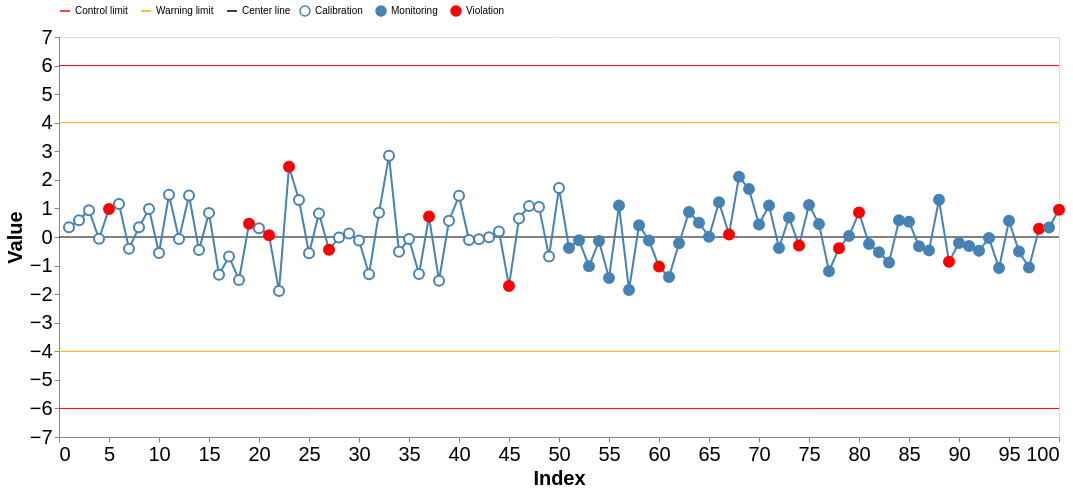

Write notebook code for a chart like this one.
### Code cell
PRIMARY_COLOR = "steelblue"
ALERT_COLOR = "red"

# Base chart
base = alt.Chart(data).encode(
    x=alt.X('index:Q').title('Index'),
    y=alt.Y('value:Q', scale=alt.Scale(padding=20)).title('Value'),
)

# Data chart
data["status"] = np.select(
    condlist=[data["flagged"], data["period"] == "Calibration"],
    choicelist=["Violation", "Calibration"],
    default="Monitoring",
)

line = base.mark_line(color=PRIMARY_COLOR)

point = base.mark_point(size=100, filled=True, opacity=1).encode(
    fill=alt.Fill(
        'status',
        scale=alt.Scale(
            domain=["Calibration", "Monitoring", "Violation"],
            range=["white", PRIMARY_COLOR, ALERT_COLOR],
        ),
        legend=alt.Legend(title=None, orient='top'),
    ),
    stroke=alt.Stroke(
        'status',
        scale=alt.Scale(
            domain=["Calibration", "Monitoring", "Violation"],
            range=[PRIMARY_COLOR, PRIMARY_COLOR, ALERT_COLOR],
        ),
        legend=None,
    ),
)

# Limits
limits_df = pd.DataFrame({
    "value": [limits.ucl, limits.lcl, limits.uwl, limits.lwl, limits.center],
    "kind": ["Control limit", "Control limit", "Warning limit", "Warning limit", "Center line"],
})

limit_scale = alt.Scale(
    domain=["Control limit", "Warning limit", "Center line"],
    range=[ALERT_COLOR, "orange", "black"],
)

limit_lines = alt.Chart(limits_df).mark_rule().encode(
    y="value:Q",
    color=alt.Color("kind:N", scale=limit_scale, legend=alt.Legend(title=None, orient='top')),
)

# Construct
(limit_lines + line + point).configure_axis(grid=False, titleFontSize=20, labelFontSize=20).properties(width=1000, height=400)

### Figure 1 — Vega-Lite specification as saved in the notebook (floating-point values rounded to 4 significant figures)
{"config": {"view": {"continuousWidth": 300, "continuousHeight": 300}, "axis": {"grid": false, "labelFontSize": 20, "titleFontSize": 20}}, "layer": [{"data": {"name": "data-43981e567246d3d30a53fc72123c0e38"}, "mark": {"type": "rule"}, "encoding": {"color": {"field": "kind", "legend": {"orient": "top", "title": null}, "scale": {"domain": ["Control limit", "Warning limit", "Center line"], "range": ["red", "orange", "black"]}, "type": "nominal"}, "y": {"field": "value", "type": "quantitative"}}}, {"data": {"name": "data-8cd9d833bb2087ed51bb5b7a518291aa"}, "mark": {"type": "line", "color": "steelblue"}, "encoding": {"x": {"field": "index", "title": "Index", "type": "quantitative"}, "y": {"field": "value", "scale": {"padding": 20}, "title": "Value", "type": "quantitative"}}}, {"data": {"name": "data-8cd9d833bb2087ed51bb5b7a518291aa"}, "mark": {"type": "point", "filled": true, "opacity": 1, "size": 100}, "encoding": {"fill": {"field": "status", "legend": {"orient": "top", "title": null}, "scale": {"domain": ["Calibration", "Monitoring", "Violation"], "range": ["white", "steelblue", "red"]}, "type": "nominal"}, "stroke": {"field": "status", "legend": null, "scale": {"domain": ["Calibration", "Monitoring", "Violation"], "range": ["steelblue", "steelblue", "red"]}, "type": "nominal"}, "x": {"field": "index", "title": "Index", "type": "quantitative"}, "y": {"field": "value", "scale": {"padding": 20}, "title": "Value", "type": "quantitative"}}}], "height": 400, "width": 1000, "$schema": "https://vega.github.io/schema/vega-lite/v6.4.1.json", "datasets": {"data-43981e567246d3d30a53fc72123c0e38": [{"value": 6, "kind": "Control limit"}, {"value": -6, "kind": "Control limit"}, {"value": 4, "kind": "Warning limit"}, {"value": -4, "kind": "Warning limit"}, {"value": 0, "kind": "Center line"}], "data-8cd9d833bb2087ed51bb5b7a518291aa": [{"value": 0.3422, "index": 1, "period": "Calibration", "flagged": false, "status": "Calibration"}, {"value": 0.586, "index": 2, "period": "Calibration", "flagged": false, "status": "Calibration"}, {"value": 0.9382, "index": 3, "period": "Calibration", "flagged": false, "status": "Calibration"}, {"value": -0.06542, "index": 4, "period": "Calibration", "flagged": false, "status": "Calibration"}, {"value": 0.9817, "index": 5, "period": "Calibration", "flagged": true, "status": "Violation"}, {"value": 1.155, "index": 6, "period": "Calibration", "flagged": false, "status": "Calibration"}, {"value": -0.4116, "index": 7, "period": "Calibration", "flagged": false, "status": "Calibration"}, {"value": 0.3416, "index": 8, "period": "Calibration", "flagged": false, "status": "Calibration"}, {"value": 0.9776, "index": 9, "period": "Calibration", "flagged": false, "status": "Calibration"}, {"value": -0.5571, "index": 10, "period": "Calibration", "flagged": false, "status": "Calibration"}, {"value": 1.479, "index": 11, "period": "Calibration", "flagged": false, "status": "Calibration"}, {"value": -0.06685, "index": 12, "period": "Calibration", "flagged": false, "status": "Calibration"}, {"value": 1.454, "index": 13, "period": "Calibration", "flagged": false, "status": "Calibration"}, {"value": -0.4575, "index": 14, "period": "Calibration", "flagged": false, "status": "Calibration"}, {"value": 0.8444, "index": 15, "period": "Calibration", "flagged": false, "status": "Calibration"}, {"value": -1.318, "index": 16, "period": "Calibration", "flagged": false, "status": "Calibration"}, {"value": -0.6806, "index": 17, "period": "Calibration", "flagged": false, "status": "Calibration"}, {"value": -1.502, "index": 18, "period": "Calibration", "flagged": false, "status": "Calibration"}, {"value": 0.4606, "index": 19, "period": "Calibration", "flagged": true, "status": "Violation"}, {"value": 0.3054, "index": 20, "period": "Calibration", "flagged": false, "status": "Calibration"}, {"value": 0.06311, "index": 21, "period": "Calibration", "flagged": true, "status": "Violation"}, {"value": -1.894, "index": 22, "period": "Calibration", "flagged": false, "status": "Calibration"}, {"value": 2.457, "index": 23, "period": "Calibration", "flagged": true, "status": "Violation"}, {"value": 1.296, "index": 24, "period": "Calibration", "flagged": false, "status": "Calibration"}, {"value": -0.5667, "index": 25, "period": "Calibration", "flagged": false, "status": "Calibration"}, {"value": 0.8252, "index": 26, "period": "Calibration", "flagged": false, "status": "Calibration"}, {"value": -0.4449, "index": 27, "period": "Calibration", "flagged": true, "status": "Violation"}, {"value": -0.01813, "index": 28, "period": "Calibration", "flagged": false, "status": "Calibration"}, {"value": 0.122, "index": 29, "period": "Calibration", "flagged": false, "status": "Calibration"}, {"value": -0.1221, "index": 30, "period": "Calibration", "flagged": false, "status": "Calibration"}, {"value": -1.307, "index": 31, "period": "Calibration", "flagged": false, "status": "Calibration"}, {"value": 0.852, "index": 32, "period": "Calibration", "flagged": false, "status": "Calibration"}, {"value": 2.842, "index": 33, "period": "Calibration", "flagged": false, "status": "Calibration"}, {"value": -0.519, "index": 34, "period": "Calibration", "flagged": false, "status": "Calibration"}, {"value": -0.06672, "index": 35, "period": "Calibration", "flagged": false, "status": "Calibration"}, {"value": -1.295, "index": 36, "period": "Calibration", "flagged": false, "status": "Calibration"}, {"value": 0.7143, "index": 37, "period": "Calibration", "flagged": true, "status": "Violation"}, {"value": -1.527, "index": 38, "period": "Calibration", "flagged": false, "status": "Calibration"}, {"value": 0.5695, "index": 39, "period": "Calibration", "flagged": false, "status": "Calibration"}, {"value": 1.444, "index": 40, "period": "Calibration", "flagged": false, "status": "Calibration"}, {"value": -0.1079, "index": 41, "period": "Calibration", "flagged": false, "status": "Calibration"}, {"value": -0.07929, "index": 42, "period": "Calibration", "flagged": false, "status": "Calibration"}, {"value": -0.007628, "index": 43, "period": "Calibration", "flagged": false, "status": "Calibration"}, {"value": 0.195, "index": 44, "period": "Calibration", "flagged": false, "status": "Calibration"}, {"value": -1.713, "index": 45, "period": "Calibration", "flagged": true, "status": "Violation"}, {"value": 0.6513, "index": 46, "period": "Calibration", "flagged": false, "status": "Calibration"}, {"value": 1.081, "index": 47, "period": "Calibration", "flagged": false, "status": "Calibration"}, {"value": 1.048, "index": 48, "period": "Calibration", "flagged": false, "status": "Calibration"}, {"value": -0.6797, "index": 49, "period": "Calibration", "flagged": false, "status": "Calibration"}, {"value": 1.712, "index": 50, "period": "Calibration", "flagged": false, "status": "Calibration"}, {"value": -0.381, "index": 51, "period": "Monitoring", "flagged": false, "status": "Monitoring"}, {"value": -0.1098, "index": 52, "period": "Monitoring", "flagged": false, "status": "Monitoring"}, {"value": -1.021, "index": 53, "period": "Monitoring", "flagged": false, "status": "Monitoring"}, {"value": -0.1439, "index": 54, "period": "Monitoring", "flagged": false, "status": "Monitoring"}, {"value": -1.434, "index": 55, "period": "Monitoring", "flagged": false, "status": "Monitoring"}, {"value": 1.104, "index": 56, "period": "Monitoring", "flagged": false, "status": "Monitoring"}, {"value": -1.856, "index": 57, "period": "Monitoring", "flagged": false, "status": "Monitoring"}, {"value": 0.4109, "index": 58, "period": "Monitoring", "flagged": false, "status": "Monitoring"}, {"value": -0.1233, "index": 59, "period": "Monitoring", "flagged": false, "status": "Monitoring"}, {"value": -1.037, "index": 60, "period": "Monitoring", "flagged": true, "status": "Violation"}, {"value": -1.4, "index": 61, "period": "Monitoring", "flagged": false, "status": "Monitoring"}, {"value": -0.2177, "index": 62, "period": "Monitoring", "flagged": false, "status": "Monitoring"}, {"value": 0.8757, "index": 63, "period": "Monitoring", "flagged": false, "status": "Monitoring"}, {"value": 0.4989, "index": 64, "period": "Monitoring", "flagged": false, "status": "Monitoring"}, {"value": 0.009086, "index": 65, "period": "Monitoring", "flagged": false, "status": "Monitoring"}, {"value": 1.214, "index": 66, "period": "Monitoring", "flagged": false, "status": "Monitoring"}, {"value": 0.09026, "index": 67, "period": "Monitoring", "flagged": true, "status": "Violation"}, {"value": 2.111, "index": 68, "period": "Monitoring", "flagged": false, "status": "Monitoring"}, {"value": 1.676, "index": 69, "period": "Monitoring", "flagged": false, "status": "Monitoring"}, {"value": 0.4377, "index": 70, "period": "Monitoring", "flagged": false, "status": "Monitoring"}, {"value": 1.1, "index": 71, "period": "Monitoring", "flagged": false, "status": "Monitoring"}, {"value": -0.3871, "index": 72, "period": "Monitoring", "flagged": false, "status": "Monitoring"}, {"value": 0.6843, "index": 73, "period": "Monitoring", "flagged": false, "status": "Monitoring"}, {"value": -0.2951, "index": 74, "period": "Monitoring", "flagged": true, "status": "Violation"}, {"value": 1.119, "index": 75, "period": "Monitoring", "flagged": false, "status": "Monitoring"}, {"value": 0.4506, "index": 76, "period": "Monitoring", "flagged": false, "status": "Monitoring"}, {"value": -1.196, "index": 77, "period": "Monitoring", "flagged": false, "status": "Monitoring"}, {"value": -0.3911, "index": 78, "period": "Monitoring", "flagged": true, "status": "Violation"}, {"value": 0.03525, "index": 79, "period": "Monitoring", "flagged": false, "status": "Monitoring"}, {"value": 0.856, "index": 80, "period": "Monitoring", "flagged": true, "status": "Violation"}, {"value": -0.2467, "index": 81, "period": "Monitoring", "flagged": false, "status": "Monitoring"}, {"value": -0.5317, "index": 82, "period": "Monitoring", "flagged": false, "status": "Monitoring"}, {"value": -0.893, "index": 83, "period": "Monitoring", "flagged": false, "status": "Monitoring"}, {"value": 0.5839, "index": 84, "period": "Monitoring", "flagged": false, "status": "Monitoring"}, {"value": 0.5317, "index": 85, "period": "Monitoring", "flagged": false, "status": "Monitoring"}, {"value": -0.325, "index": 86, "period": "Monitoring", "flagged": false, "status": "Monitoring"}, {"value": -0.4682, "index": 87, "period": "Monitoring", "flagged": false, "status": "Monitoring"}, {"value": 1.302, "index": 88, "period": "Monitoring", "flagged": false, "status": "Monitoring"}, {"value": -0.8649, "index": 89, "period": "Monitoring", "flagged": true, "status": "Violation"}, {"value": -0.2109, "index": 90, "period": "Monitoring", "flagged": false, "status": "Monitoring"}, {"value": -0.3138, "index": 91, "period": "Monitoring", "flagged": false, "status": "Monitoring"}, {"value": -0.4841, "index": 92, "period": "Monitoring", "flagged": false, "status": "Monitoring"}, {"value": -0.03868, "index": 93, "period": "Monitoring", "flagged": false, "status": "Monitoring"}, {"value": -1.088, "index": 94, "period": "Monitoring", "flagged": false, "status": "Monitoring"}, {"value": 0.5685, "index": 95, "period": "Monitoring", "flagged": false, "status": "Monitoring"}, {"value": -0.5113, "index": 96, "period": "Monitoring", "flagged": false, "status": "Monitoring"}, {"value": -1.071, "index": 97, "period": "Monitoring", "flagged": false, "status": "Monitoring"}, {"value": 0.2858, "index": 98, "period": "Monitoring", "flagged": true, "status": "Violation"}, {"value": 0.3332, "index": 99, "period": "Monitoring", "flagged": false, "status": "Monitoring"}, {"value": 0.9573, "index": 100, "period": "Monitoring", "flagged": true, "status": "Violation"}]}}
